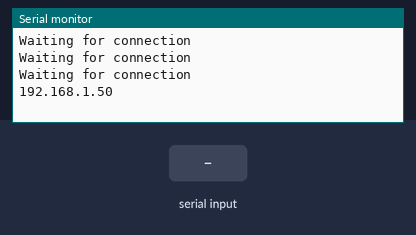
A sketch run on a simulated ESP8266 (NodeMCU). Shown: the last lines printed to the serial monitor. The test bench sets the inputs (shaded band). WiFi joins after 1.5 s; servers stay silent unless stated; uploads are accepted with an empty reply.

Above: at 2.7 s.
2.8 s: "kaact4091}" received over the second serial link
At 5.13 s:
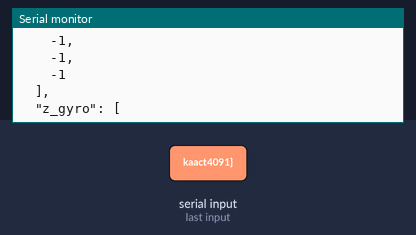
6.0 s: "1}" received over the second serial link
At 8.81 s:
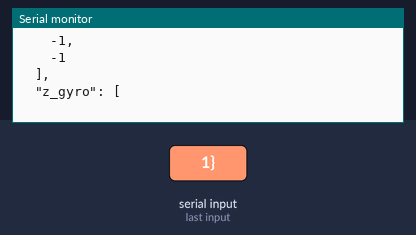
Timing chart, 0 to 10.3 s (numbered marks = the images above; inputs shaded):
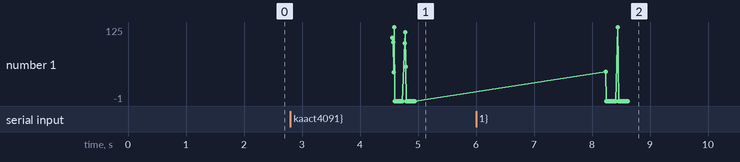

The sketch:

nodeMCU_Serial.ino
```cpp
#include <math.h>
#include <ESP8266HTTPClient.h>
#include <ESP8266WiFi.h>      //Esp8266 라이브러리
#include <ArduinoJson.h>      //Arduino에서 Json형식 변환시키는 라이브러리
#include <SoftwareSerial.h>
#include <string.h>

 // Gyro Sensor : RX,TX - D1,D2
 // Heart Sensor : RX,TX - D5,D6
SoftwareSerial gyroSerial(D1, D2);
SoftwareSerial heartSerial(D5, D6);

int transfer_count = 0;
char host_ip_address[] = {"http://192.168.3.7:5000"};

void setup()
{
  //Serial 통신 Setting
  Serial.begin(9600); //PC - NodeMCU(my)
  gyroSerial.begin(9600); //NodeMCU(my) - Arduino(gyro)
  heartSerial.begin(9600); //NodeMCU(my) - Arduino(heart)

  //Wifi 통신 Setting
  WiFi.begin("MS_IPTIME_2G", "hyun0915");
  //WiFi.begin("aiot_project", "aiotproject");
  //WiFi.begin("KAACT Class 1-1 5G", "kaact4091");

  while (WiFi.status() != WL_CONNECTED) {

    delay(500);
    Serial.println("Waiting for connection");

  }
  // Print the IP address
  Serial.println(WiFi.localIP());

}

void loop(){
  delay(2000);
  if (gyroSerial.available()) {
    http_toServer_gyro();
  }

  if (heartSerial.available()) {
    http_toServer_heart();
  }
}

void http_toServer_gyro(){
    int i;

    //gryoSerial에서 자이로센서값 읽어오기
    float angx_max, angy_max, angz_max;
    float x_ary[20], y_ary[20], z_ary[20];
    String json;
    char json_ch[500];

    for(i=0;i<20;i++){
      x_ary[i] = gyroSerial.read();
      y_ary[i] = gyroSerial.read();
      z_ary[i] = gyroSerial.read();
    }
    angx_max = gyroSerial.read();
    angy_max = gyroSerial.read();
    angz_max = gyroSerial.read();


    json = gyroSerial.readStringUntil('}');
    json.toCharArray(json_ch, sizeof(json_ch));

    //Serial.print("Gyro : ");
    //Serial.println(json);

    //읽어온 센서값 json형식 변환
    //DynamicJsonBuffer jsonBuffer;
    //JsonObject& JSONencoder = jsonBuffer.parseObject(json);

    //Json형식으로 묶어서 NodeMCU 전송(mySerial 출력) : dif_angX -> dif_angY -> dif_angZ
    StaticJsonBuffer<300> JSONbuffer;   //JSON 버퍼 메모리 할당
    JsonObject& JSONencoder = JSONbuffer.createObject();

    JSONencoder ["x_gyro_max"] = angx_max;
    JSONencoder ["y_gyro_max"] = angy_max;
    JSONencoder ["z_gyro_max"] = angz_max;
    JSONencoder ["u_id"] = 138;

    //Json array 형식으로 key 생성 "x_gyro", "y_gryo", "z_gyro"
    JsonArray& x_gyro = JSONencoder.createNestedArray("x_gyro"); //JSON array
    JsonArray& y_gyro = JSONencoder.createNestedArray("y_gyro"); //JSON array
    JsonArray& z_gyro = JSONencoder.createNestedArray("z_gyro"); //JSON array

    //20개 값 묶기
    for(i=0;i<20;i++){
      x_gyro.add(x_ary[i]); //Add value to array
      y_gyro.add(y_ary[i]); //Add value to array
      z_gyro.add(z_ary[i]); //Add value to array
    }

    char JSONmessageBuffer[500];
    JSONencoder.prettyPrintTo(JSONmessageBuffer, sizeof(JSONmessageBuffer));
    Serial.println("#########Gyro");
    Serial.println(JSONmessageBuffer);

    //HTTP 통신으로 센서값 서버 전송 : NodeMCU ==> Server
    if (WiFi.status() == WL_CONNECTED) {
      HTTPClient http;    //클래스 정의

      //char sever_api[] = {"/sensor/gyro/insert"};
      //strcat(host_ip_address,sever_api);

      //http.begin(host_ip_address);      //Uri 정의
      http.begin("http://192.168.3.7:5000/sensor/gyro/insert");
      http.addHeader("Content-Type", "application/json");  //헤더 정의

      int httpCode = http.POST(JSONmessageBuffer);   //Send the request
      //int httpCode = http.POST(json);   //일단 먼저 해보기!!
      String payload = http.getString();

      Serial.println(httpCode);   //HTTP Status 값
      Serial.println(payload);    //데이터 값

      http.end();  //Close connection
    }
    else{
      Serial.println("Error in WiFi connection");
    }
}

void http_toServer_heart(){
  if (WiFi.status() == WL_CONNECTED) {
    int BPM;
    BPM = heartSerial.read();
    //Serial.print(BPM);

    StaticJsonBuffer<300> JSONbuffer;   //JSON 버퍼 메모리 할당
    JsonObject& JSONencoder = JSONbuffer.createObject();
    char JSONmessageBuffer[300];

    JSONencoder ["bpm"] = BPM;    //평균값 Json 변환
    JSONencoder ["u_id"] = 138;
    JSONencoder.prettyPrintTo(JSONmessageBuffer, sizeof(JSONmessageBuffer));

    transfer_count++;
    Serial.print("NodeMcu : Attempting to receive Json file ");
    Serial.println(transfer_count);
    Serial.println("...");
    Serial.println("...");
    Serial.println("NodeMcu : BPM Request Complete ");
    Serial.println(JSONmessageBuffer);

    Serial.println("");

    HTTPClient http;    //클래스 정의

    //char sever_api[] = {"/sensor/heart/insert"};
    //strcat(host_ip_address,sever_api);

    http.begin("http://192.168.3.7:5000/sensor/heart/insert");      //Uri 정의
    http.addHeader("Content-Type", "application/json");  //헤더 정의
    int httpCode = http.POST(JSONmessageBuffer);   //Send the request
    String payload = http.getString();
    Serial.println(httpCode);   //HTTP Status 값
    Serial.println(payload);    //데이터 값
    http.end();  //Close connection
  }

  else{
    Serial.println("Error in WiFi connection");
  }
}
```

Measured:
- after the input at 2.8 s, the serial monitor: prints a new line after 1.7 s (image 1)
- after the input at 6.0 s, the serial monitor: prints a new line after 2.2 s (image 2)
